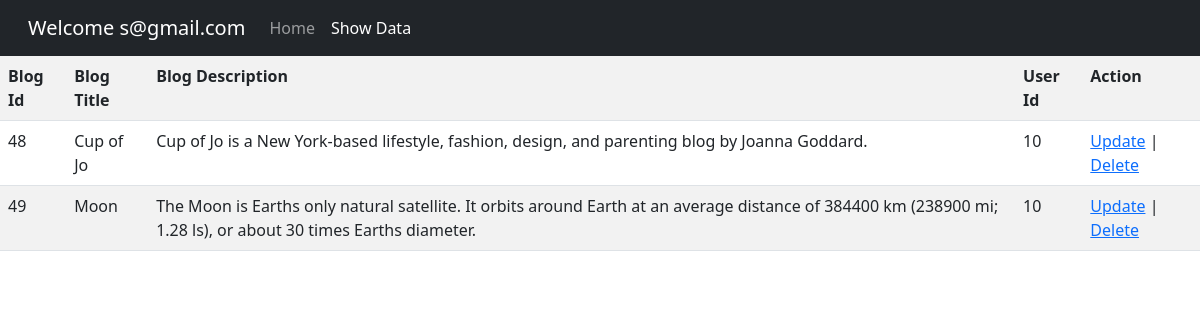
The app's page /showdata.php (signed in) with its own data.
### tables this page shows
CREATE TABLE `tbl_blog` (
  `id` int(11) NOT NULL,
  `userId` int(11) NOT NULL,
  `title` varchar(50) NOT NULL,
  `detail` varchar(1000) NOT NULL
);

### showdata.php (the view, shortened to what this page needs)
<!DOCTYPE html>
<html lang="en">
<?php
include("connect.php");
?>
<head>
    <link rel="stylesheet" href="./css/style.css">
    <link rel="stylesheet" href="./css/bootstrap/bootstrap.css">
</head>
<body>
    <nav class="navbar navbar-expand-lg navbar-dark bg-dark">
        <div class="container-fluid">
            <div class="collapse navbar-collapse" id="navbarSupportedContent">
                <div class="navbar-nav navbar-brand">Welcome
                    <?php echo $_SESSION['email'] ?>
                </div>
                <ul class="navbar-nav me-auto mb-2 mb-lg-0">
                    <li class="nav-item">
                        <a class="nav-link " aria-current="page" href="./home.php">Home</a>
                    </li>
                    <li class="nav-item">
                        <a class="nav-link active" aria-current="page" href="./showdata.php">Show Data</a>
                    </li>
                </ul>
            </div>
        </div>
    </nav>
    <table class="table table-striped">
        <tr>
            <th>Blog Id</th>
            <th>Blog Title</th>
            <th>Blog Description</th>
            <th>User Id</th>
            <th>Action</th>
        </tr>
        <?php
        $query = "select * from tbl_blog";
        $res = mysqli_query($conn, $query);
        while ($row = mysqli_fetch_assoc($res)) {
            ?>
            <tr>
                <td>
                    <?php echo $row['id'] ?>
                </td>
                <td>
                    <?php echo $row['title'] ?>
                </td>
                <td>
                    <?php echo $row['detail'] ?>
                </td>
                <td>
                    <?php echo $row['userId'] ?>
                </td>
                <td><a href="./update.php?bid=<?php echo $row['id'] ?>">Update</a> | <a
                        href="showdata.php?delid=<?php echo $row['id'] ?>"
                        onclick="return confirm('Are you sure?')">Delete</a></td>
            </tr>
            <?php
        }
        ?>
    </table>
</body>
</html>

### records on screen
tbl_blog: id "48", title "Cup of Jo", detail "Cup of Jo is a New York-based lifestyle, fashion, design, and parenting blog by Joanna Goddard.", userId "10"
tbl_blog: id "49", title "Moon", detail "The Moon is Earths only natural satellite. It orbits around Earth at an average distance of 384400 km (238900 mi; 1.28 ls), or about 30 times Earths diameter.", userId "10"

### other values on screen
$_SESSION['email'] "s@gmail.com"
